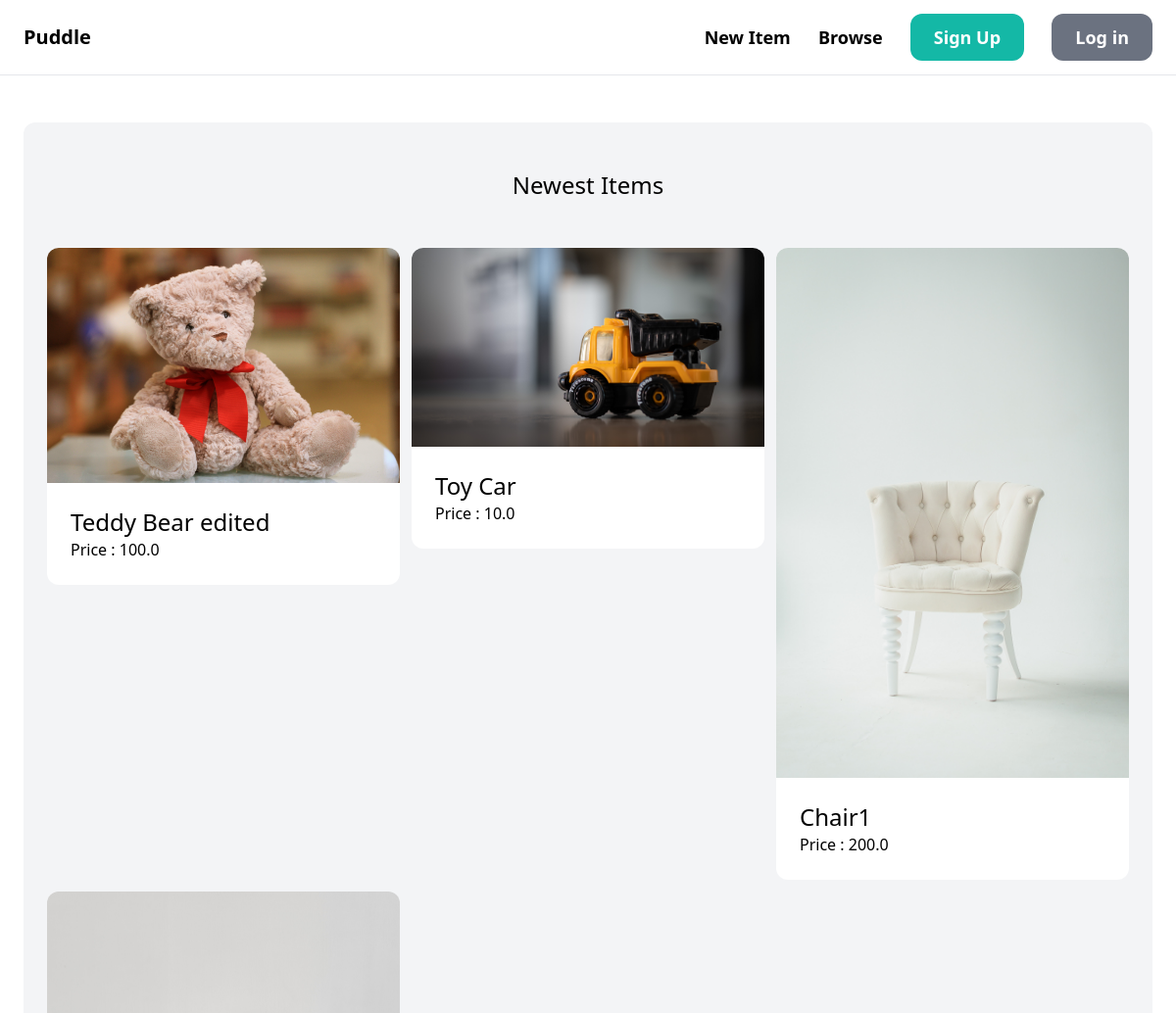
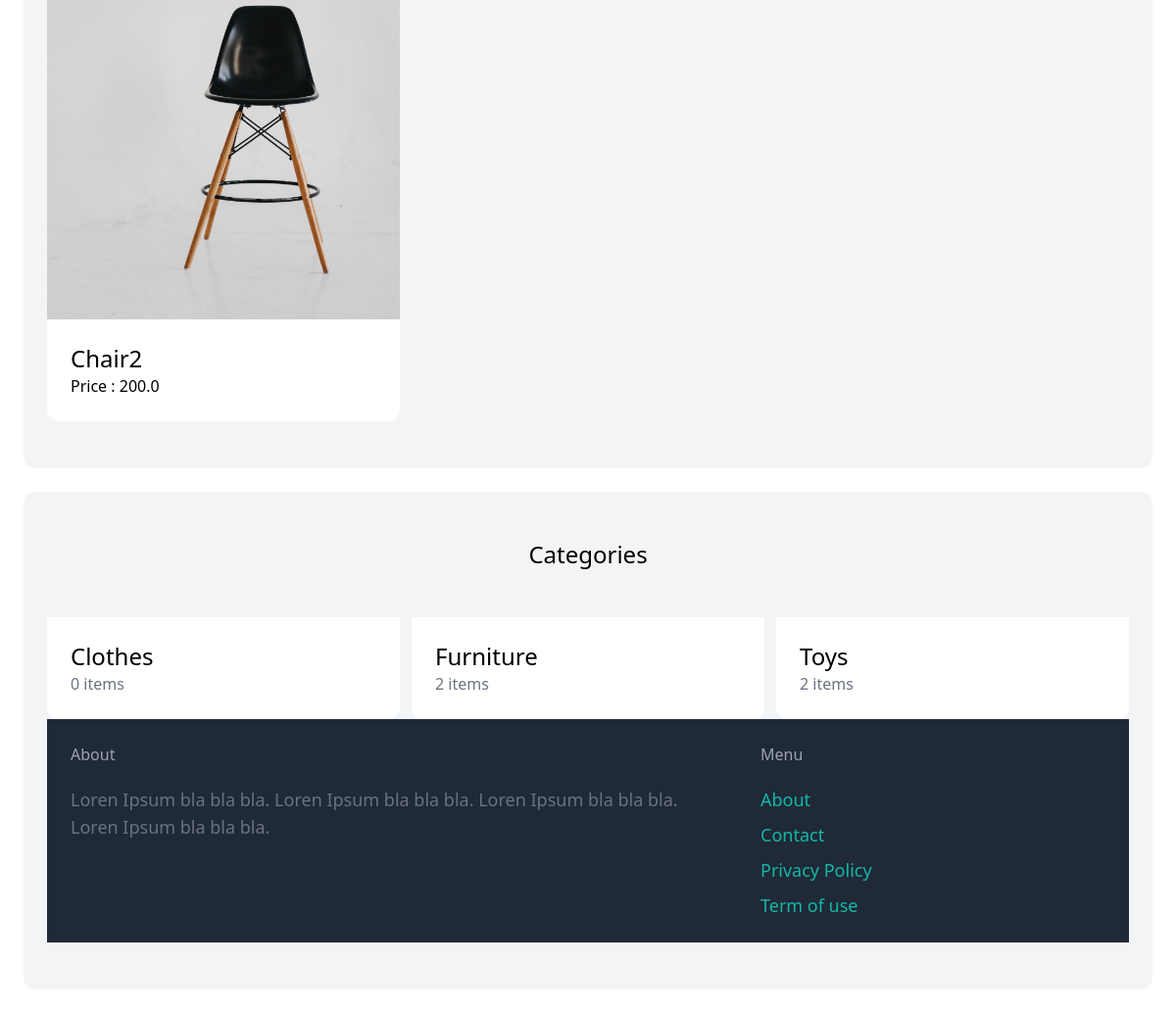
The page / on the database its author committed (2 pictures, top to bottom).
### item/models.py (models this page shows, shortened)
class Item(models.Model):
    category = models.ForeignKey(Category, related_name='items', on_delete=models.CASCADE)
    name = models.CharField(max_length=255)
    description = models.TextField(blank=True, null= True)
    price = models.FloatField()
    image = models.ImageField(upload_to='item_images', blank=True, null= True)
    is_sold = models.BooleanField(default=False)
    created_by = models.ForeignKey(User, related_name='items', on_delete=models.CASCADE)
    created_at = models.DateTimeField(auto_now_add=True)

class Category(models.Model):
    name = models.CharField(max_length=255)
    class Meta:
        ordering = ('name',)
        verbose_name_plural = 'Categories'

### core/views.py (the view)
# urls.py: path('', views.index, name='index'),
def index(request):
    items = Item.objects.filter(is_sold=False)[0:6]
    categories = Category.objects.all()
    return render(request, 'core/index.html', {
        'categories':categories,
        'items': items,
    })

### core/templates/core/index.html (shortened to what this page needs)
{% extends 'core/base.html' %}
{% block content %}
    <div class="mt-6 px-6 py-12 bg-gray-100 rounded-xl">
        <h2 class="mb-12 text-2xl text-center">Newest Items</h2>
        <div class="grid grid-cols-3 gap-3">
            {%for item in items%}
                <div>
                    <a href= " {% url 'item:detail' item.id %} ">
                        <div>
                            <img src="{{item.image.url}}" class="rounded-t-xl">
                        </div>
                        <div class= "p-6 bg-white rounded-b-xl">
                            <h2 class="text-2xl">{{item.name}}</h2>
                            <p calss="text-gray-500">Price : {{item.price}}</p>
                        </div>
                    </a>
                </div>
            {% endfor %}
        </div>
    </div>
    <div class="mt-6 px-6 py-12 bg-gray-100 rounded-xl">
        <h2 class="mb-12 text-2xl text-center">Categories</h2>
        <div class="grid grid-cols-3 gap-3">
            {% for category in categories %}
                <div>
                    <a href="#">
                        <div class= "p-6 bg-white rounded-b-xl">
                            <h2 class="text-2xl">{{category.name}}</h2>
                            <p class="text-gray-500"> {{category.items.count}} items</p>
                        </div>
                    </a>
                </div>
            {% endfor %}
{% endblock%}

### rows shown on the page
Item: image (picture), name "Teddy Bear edited", price "100.0"
Item: image (picture), name "Toy Car", price "10.0"
Item: image (picture), name "Chair1", price "200.0"
Item: image (picture), name "Chair2", price "200.0"
Category: name "Clothes", items.count "0"
Category: name "Furniture", items.count "2"
Category: name "Toys", items.count "2"
